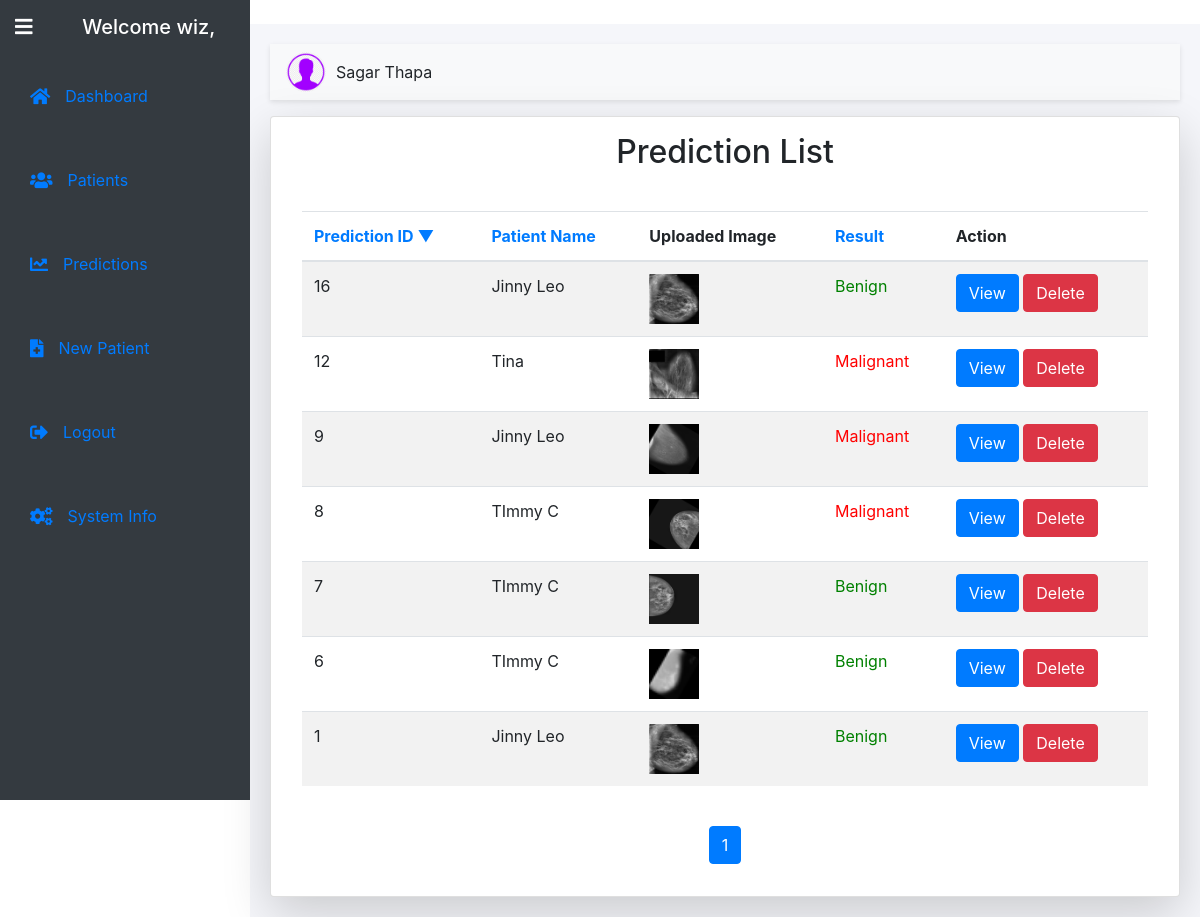
/predictions/ (signed in), run on an earlier commit of the app's database.
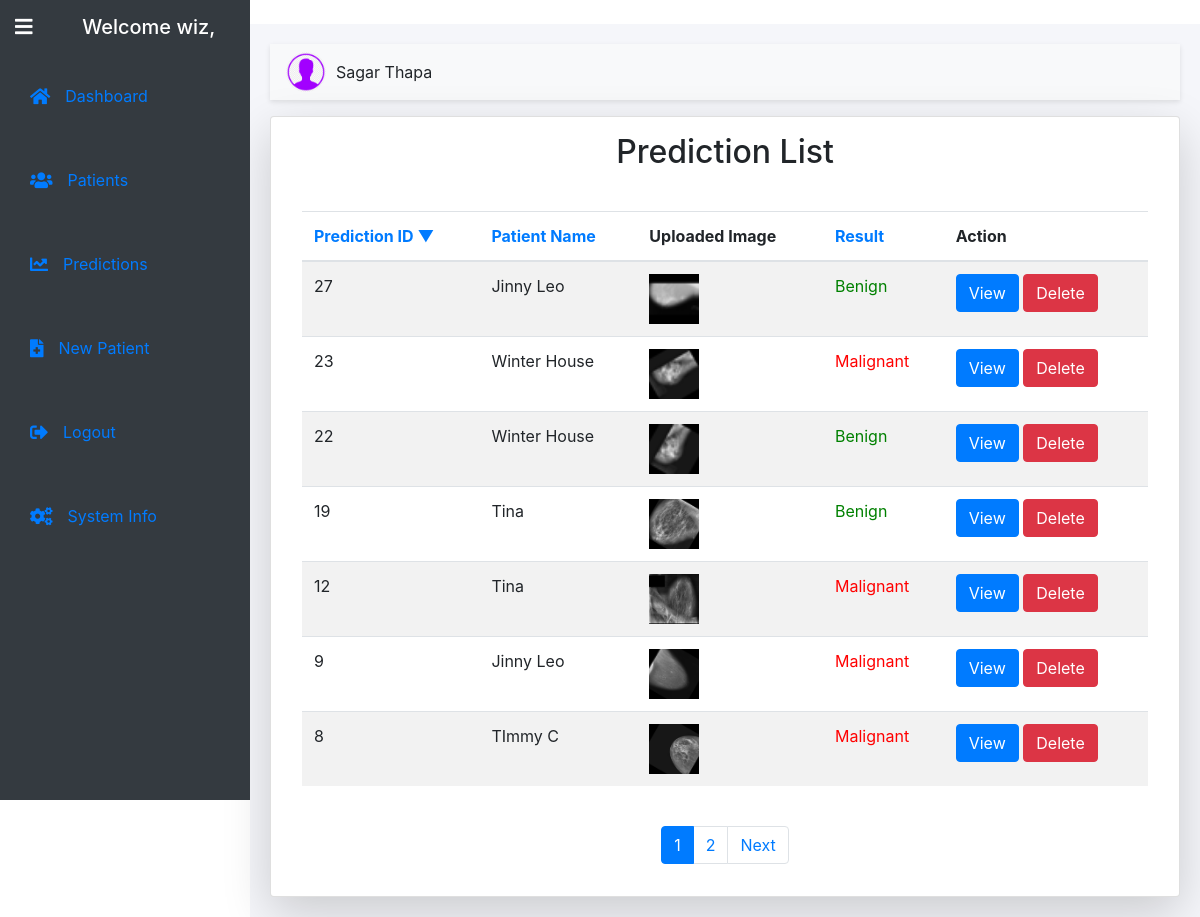
And on a later commit of the database.
### prediction/models.py (models this page shows, shortened)
class Prediction(models.Model):
    patient = models.ForeignKey(Patient, on_delete=models.CASCADE, related_name='predictions')  # Link to Patient
    uploaded_image = models.ImageField(upload_to='images/')
    processed_image = models.ImageField(upload_to='processed_images/', blank=True, null=True)  # Processed image field
    RESULT_CHOICES = [
        ('Benign', 'Benign'),
        ('Malignant', 'Malignant'),
    ]
    result = models.CharField(max_length=50, choices=RESULT_CHOICES, blank=True, null=True)  # Result will store "Malignant" or "Benign"

### dashboard/models.py (models this page shows, shortened)
class Patient(models.Model):
    owner = models.ForeignKey(User, on_delete=models.CASCADE)
    name = models.CharField(max_length=100)
    uId = models.IntegerField(unique=True)
    email = models.EmailField(blank=True)
    address = models.TextField()
    picture = models.ImageField(upload_to='user_pictures/')
    phone = models.CharField(max_length=15)
    age = models.IntegerField()
    sex = models.CharField(max_length=6, choices=[('Male', 'Male'), ('Female', 'Female')], default='Female')

### dashboard/views.py (the view)
# urls.py: path('predictions/', prediction_list, name='prediction_list'),
@login_required
def prediction_list(request):
    sort_by = request.GET.get('sort', 'id')
    order = request.GET.get('order', 'desc')
    if order == 'desc':
        sort_field = f'-{sort_by}'
    else:
        sort_field = sort_by
    if request.user.is_superuser:
        predictions = Prediction.objects.select_related('patient').order_by(sort_field)
    else:
        predictions = Prediction.objects.select_related('patient').filter(patient__owner=request.user).order_by(sort_field)
    paginator = Paginator(predictions, 7)
    page_number = request.GET.get('page')
    page_obj = paginator.get_page(page_number)
    context = {
        'predictions': page_obj,
        'sort_by': sort_by,
        'order': order,
    }
    return render(request, 'dashboard/predictions_list.html', context)

### dashboard/templates/dashboard/predictions_list.html (shortened to what this page needs)
{% extends "base.html" %}
{% load static %}
{% block content %}
<div class="container mt-3 card p-3 shadow-lg">
    <h2 class="text-center mb-4">Prediction List</h2>
    <div class="container mt-3">
        <table class="table table-striped">
            <thead>
                <tr>
                    <th scope="col">
                        <a href="?sort=id&order={% if sort_by == 'id' and order == 'asc' %}desc{% else %}asc{% endif %}">
                            Prediction ID
                            {% if sort_by == 'id' %}
                                {% if order == 'asc' %}
                                    &#9650;
                                {% else %}
                                    &#9660;
                                {% endif %}
                            {% endif %}
                        </a>
                    </th>
                    <th scope="col">
                        <a href="?sort=patient__name&order={% if sort_by == 'patient__name' and order == 'asc' %}desc{% else %}asc{% endif %}">
                            Patient Name
                        </a>
                    </th>
                    <th scope="col">Uploaded Image</th>
                    <th scope="col">
                        <a href="?sort=result&order={% if sort_by == 'result' and order == 'asc' %}desc{% else %}asc{% endif %}">
                            Result
                        </a>
                    </th>
                    <th scope="col">Action</th>
                </tr>
            </thead>
            <tbody>
                {% for prediction in predictions %}
                    <tr>
                        <td>{{ prediction.id }}</td>
                        <td>{{ prediction.patient.name }}</td>
                        <td>
                            <img src="{{ prediction.uploaded_image.url }}" alt="Uploaded Image" class="img-fluid" style="width: 50px; height: 50px;">
                        </td>
                        <td >
                            <span style="color: {% if prediction.result == 'Benign' %}green{% else %}red{% endif %};">
                                {{ prediction.result }}
                            </span>
                        </td>
                        <td>
                            <a href="{% url 'prediction:result' prediction.id %}" class="btn btn-primary">View</a>
                            <a href="/delete-prediction/{{ prediction.id }}" class="btn btn-danger">Delete</a>
                        </td>
                    </tr>
                {% empty %}
                    <tr>
                        <td colspan="5" class="text-center">No predictions found.</td>
                    </tr>
                {% endfor %}
            </tbody>
        </table>
    </div>
    <nav aria-label="Page navigation example" class="mt-4">
        <ul class="pagination justify-content-center">
            {% for num in predictions.paginator.page_range %}
                <li class="page-item {% if predictions.number == num %}active{% endif %}">
                    <a class="page-link" href="?page={{ num }}&sort={{ sort_by }}&order={{ order }}">{{ num }}</a>
                </li>
            {% endfor %}
            {% if predictions.has_next %}
                <li class="page-item">
                    <a class="page-link" href="?page={{ predictions.next_page_number }}&sort={{ sort_by }}&order={{ order }}">Next</a>
                </li>
            {% endif %}
        </ul>
    </nav>
</div>
{% endblock %}

What changed in the data, as far as the page shows it:
removed Prediction: id "16", patient.name "Jinny Leo", uploaded_image (picture), result "Benign"
no longer on this page (row unchanged): Prediction: id "7", patient.name "TImmy C", uploaded_image (picture), result "Benign"
removed Prediction: id "6", patient.name "TImmy C", uploaded_image (picture), result "Benign"
removed Prediction: id "1", patient.name "Jinny Leo", uploaded_image (picture), result "Benign"
added Prediction: id "27", patient.name "Jinny Leo", uploaded_image (picture), result "Benign"
added Prediction: id "23", patient.name "Winter House", uploaded_image (picture), result "Malignant"
added Prediction: id "22", patient.name "Winter House", uploaded_image (picture), result "Benign"
added Prediction: id "19", patient.name "Tina", uploaded_image (picture), result "Benign"
Also different on the page:
new list line: "2"
text now shown: "Next"
